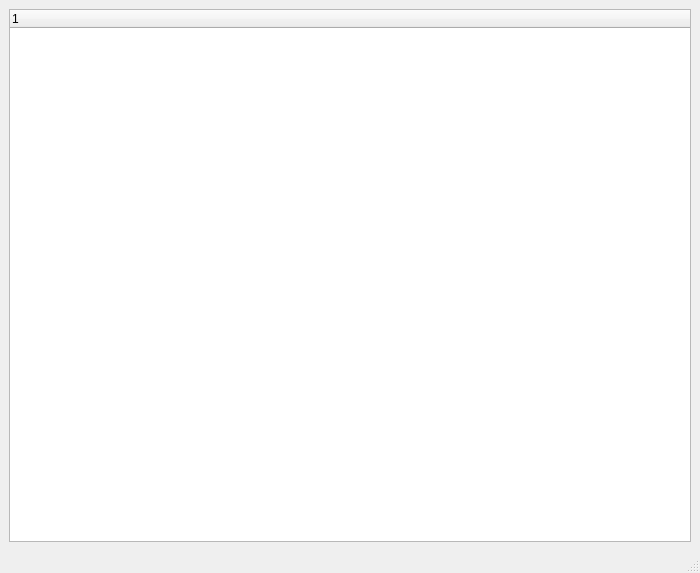
<?xml version="1.0" encoding="UTF-8"?>
<ui version="4.0">
 <class>MainWindow</class>
 <widget class="QMainWindow" name="MainWindow">
  <property name="geometry">
   <rect>
    <x>0</x>
    <y>0</y>
    <width>700</width>
    <height>573</height>
   </rect>
  </property>
  <property name="windowTitle">
   <string>MainWindow</string>
  </property>
  <widget class="QWidget" name="centralwidget">
   <layout class="QVBoxLayout" name="verticalLayout">
    <item>
     <widget class="QTreeWidget" name="tree">
      <column>
       <property name="text">
        <string notr="true">1</string>
       </property>
      </column>
     </widget>
    </item>
   </layout>
  </widget>
  <widget class="QStatusBar" name="statusbar"/>
  <widget class="QMenuBar" name="menuBar">
   <property name="geometry">
    <rect>
     <x>0</x>
     <y>0</y>
     <width>700</width>
     <height>26</height>
    </rect>
   </property>
  </widget>
 </widget>
 <resources/>
 <connections/>
</ui>
